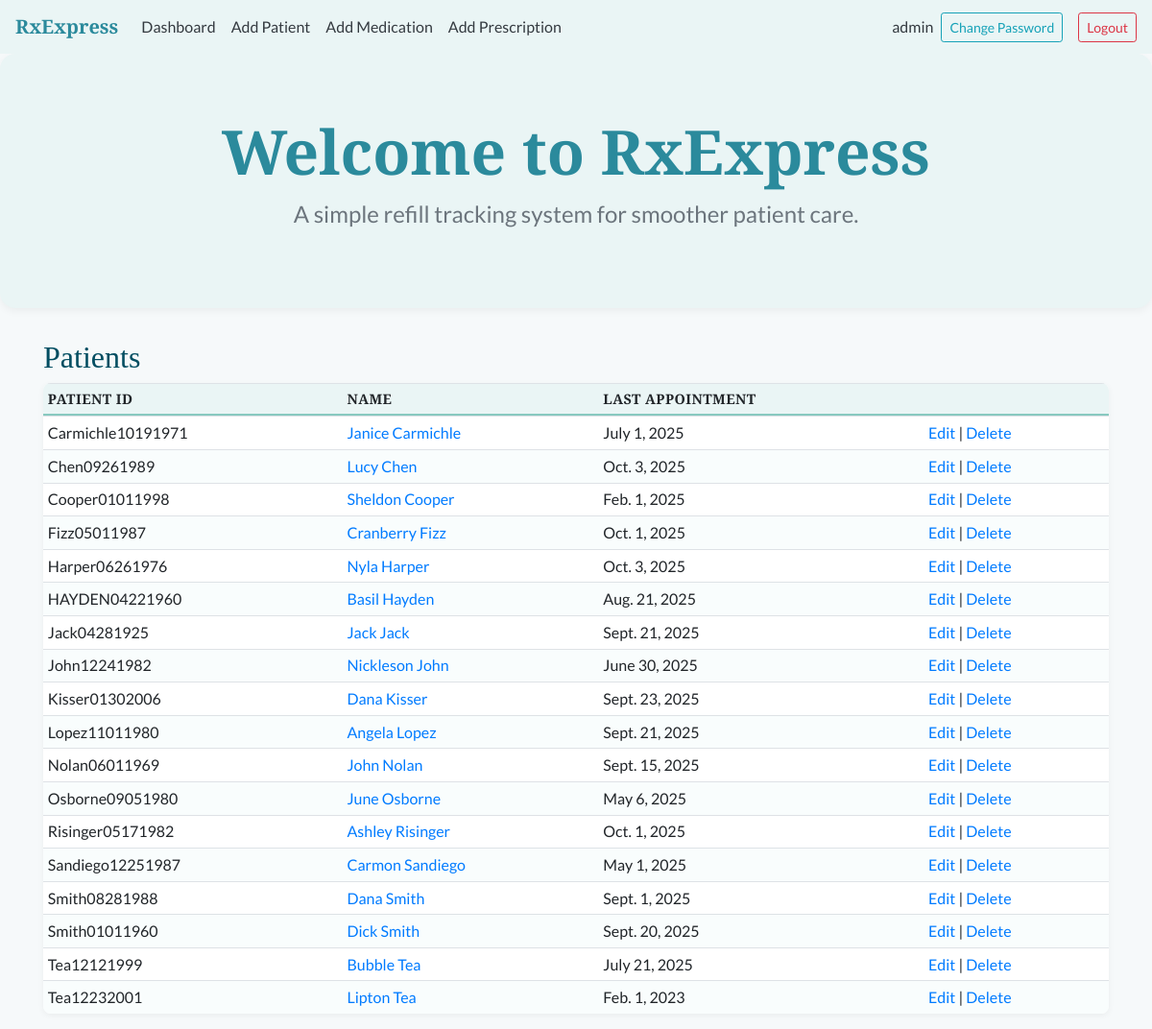
/patients/ (signed in), run on an earlier commit of the app's database.
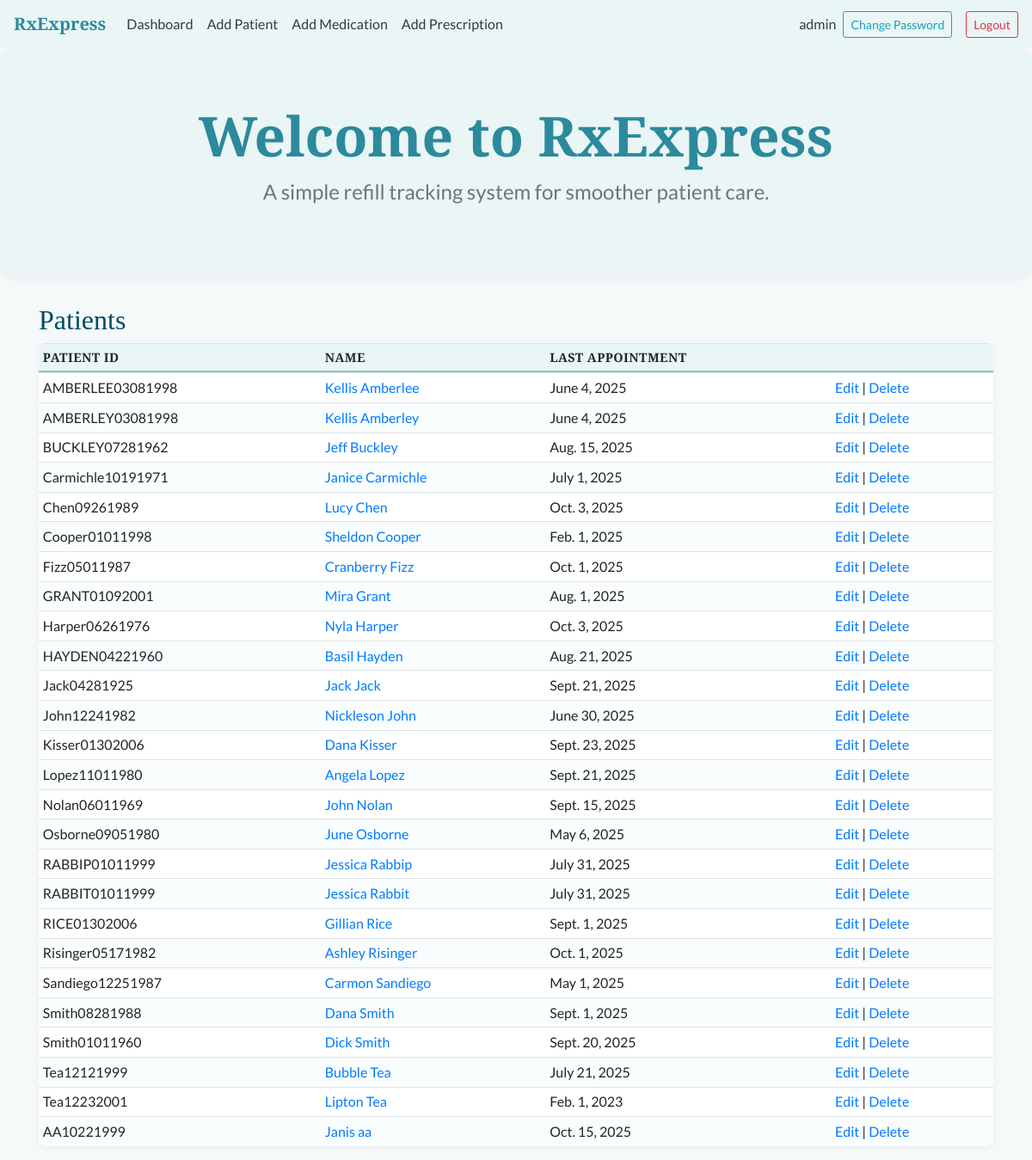
And on a later commit of the database.
### rxexpress/models.py (models this page shows, shortened)
class Patient(models.Model):
    patient_id = models.CharField(max_length=50, unique=True, null=True, blank=True)
    first_name = models.CharField(max_length=50)
    last_name = models.CharField(max_length=50)
    date_of_birth = models.DateField(null=True, blank=True)
    last_appointment = models.DateField(null=True, blank=True)
    last_fill_date = models.DateField(null=True, blank=True)

### rxexpress/views.py (the view)
# urls.py: path('patients/', views.patient_list_view, name='patient_list'),
@login_required
def patient_list_view(request):
    patients = Patient.objects.all().order_by('last_name', 'first_name')
    return render(request, 'patient_list.html', {'patients': patients})

### rxexpress/templates/patient_list.html
{% extends "index.html" %}
{% block content %}
<div class="container mt-4">
  <h2>Patients</h2>
  <table class="table table-sm">
    <thead><tr><th>Patient ID</th><th>Name</th><th>Last Appointment</th><th></th></tr></thead>
    <tbody>
      {% for p in patients %}
        <tr>
          <td>{{ p.patient_id }}</td>
          <td><a href="/patients/{{ p.pk }}/">{{ p.first_name }} {{ p.last_name }}</a></td>
          <td>{{ p.last_appointment }}</td>
          <td><a href="/patients/{{ p.pk }}/edit/">Edit</a> | <a href="/patients/{{ p.pk }}/delete/">Delete</a></td>
        </tr>
      {% endfor %}
    </tbody>
  </table>
</div>
{% endblock %}

### rxexpress/templates/index.html (shortened to what this page needs)
<!DOCTYPE html>
<html lang="en">
<head>
    <link rel="stylesheet" href="https://cdn.jsdelivr.net/npm/bootstrap@4.6.2/dist/css/bootstrap.min.css">
</head>
<body>
    <nav class="navbar navbar-expand-lg navbar-light"
        style="background-color: var(--secondary); box-shadow: none !important;">
        <a class="navbar-brand font-weight-bold" href="/" style="color: var(--primary);">
            RxExpress
        </a>
        <div class="collapse navbar-collapse">
            <ul class="navbar-nav mr-auto">
                <li class="nav-item"><a class="nav-link text-dark" href="/dashboard/">Dashboard</a></li>
                <li class="nav-item"><a class="nav-link text-dark" href="/add-patient/">Add Patient</a></li>
                <li class="nav-item"><a class="nav-link text-dark" href="/add-medication/">Add Medication</a></li>
                <li class="nav-item"><a class="nav-link text-dark" href="/add-prescription/">Add Prescription</a></li>
            </ul>
            <ul class="navbar-nav ml-auto align-items-center">
                {% if user.is_authenticated %}
                <li class="nav-item">
                    <span class="nav-link text-dark">{{ user.username}}</span>
                </li>
                <li class="nav-item">
                    <a class="btn btn-outline-info btn-sm mr-2" href="{% url 'password_change' %}">
                        Change Password
                    </a>
                </li>
                <li class="nav-item">
                    <form method='post' action="{% url 'logout' %}" style="display: inline;">
                        <button type="submit" class="btn btn-outline-danger btn-sm ml-2">Logout</button>
                    </form>
                </li>
                {% endif %}
            </ul>
        </div>
    </nav>
    <div class="jumbotron full-width-jumbotron text-center"
        style="background-color: var(--secondary); border-radius: 1rem; box-shadow: 0 3px 8px rgba(0,0,0,0.05)">
        <h1 class="display-4" style="color: var(--primary);">Welcome to RxExpress</h1>
        <p class="lead text-muted">A simple refill tracking system for smoother patient care.</p>
    </div>
    {% block content %}{% endblock %}
</body>
</html>

### rxexpress/templates/index.html (style rules this page uses)
body { font-family: 'Lato', sans-serif; background-color: #f6f9fa; color: #333; }
h1, h2, h3, .navbar-brand { font-family: 'Merriweather', serif; color: #004d61; }
:root { --primary: #2b8a9c; --secondary: #eaf5f5; --accent: #88c9bf; --text-dark: #333; --text-muted: #6c757d; }
table { background-color: #ffffff; color: var(--text-dark); border-collapse: separate; border-spacing: 0; border-radius: 0.5rem; overflow: hidden; box-shadow: 0 2px 6px rgba(0, 0, 0, 0.05) }
thead { background-color: var(--secondary); color: ver(--primary); font-family: 'Merriweather', serif; text-transform: uppercase; letter-spacing: 0.03em; font-size: 0.9rem; }
thead th { border: none; padding: 0.75rem; }
tbody tr:nth-child(even) { background-color: #f9fdfd; }
tbody td { padding: 0.75rem; vertical-align: middle; }
.table thead th { border-bottom: 2px solid var(--accent); }
.full-width-jumbotron h1 { font-size: 4rem; font-weight: 700; }
.full-width-jumbotron .lead { font-size: 1.5rem; font-weight: 400; }
.full-width-jumbotron p { font-size: 2.1rem; }

What changed in the data, as far as the page shows it:
added Patient: patient_id "AMBERLEE03081998", first_name "Kellis", last_name "Amberlee", last_appointment "June 4, 2025"
added Patient: patient_id "AMBERLEY03081998", first_name "Kellis", last_name "Amberley", last_appointment "June 4, 2025"
added Patient: patient_id "BUCKLEY07281962", first_name "Jeff", last_name "Buckley", last_appointment "Aug. 15, 2025"
added Patient: patient_id "GRANT01092001", first_name "Mira", last_name "Grant", last_appointment "Aug. 1, 2025"
added Patient: patient_id "RABBIP01011999", first_name "Jessica", last_name "Rabbip", last_appointment "July 31, 2025"
added Patient: patient_id "RABBIT01011999", first_name "Jessica", last_name "Rabbit", last_appointment "July 31, 2025"
added Patient: patient_id "RICE01302006", first_name "Gillian", last_name "Rice", last_appointment "Sept. 1, 2025"
added Patient: patient_id "AA10221999", first_name "Janis", last_name "aa", last_appointment "Oct. 15, 2025"
